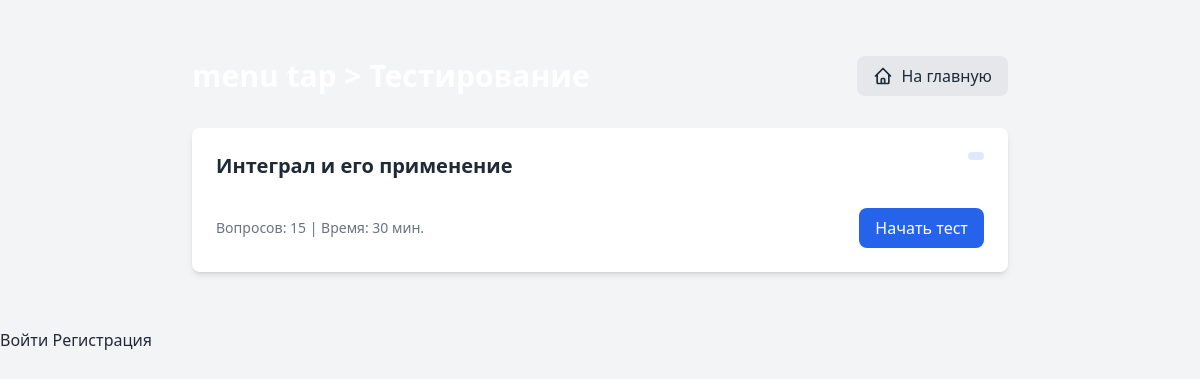
The page /tests/ on the database its author committed.
### core/models.py (models this page shows, shortened)
class Test(models.Model):
    title = models.CharField(max_length=200, verbose_name="Название теста")
    description = models.TextField(verbose_name="Описание", blank=True)
    password = models.CharField(
        max_length=100,
        blank=True,
        null=True,
        verbose_name="Пароль для доступа"
    )
    time_limit = models.PositiveIntegerField(
        verbose_name="Лимит времени (мин)",
        default=30,
        null=True,
        blank=True
    )
    author = models.ForeignKey(settings.AUTH_USER_MODEL, on_delete=models.CASCADE)
    subject = models.ForeignKey(Subject, on_delete=models.SET_NULL, null=True, blank=True)
    created_at = models.DateTimeField(auto_now_add=True)
    updated_at = models.DateTimeField(auto_now=True)
    is_published = models.BooleanField(default=True, verbose_name="Опубликован")
    class Meta:
        verbose_name = "Тест"
        verbose_name_plural = "Тесты"
        ordering = ['-created_at']

### core/views.py (the view)
# urls.py: path('tests/', TestListView.as_view(), name='test_list'),
class TestListView(ListView):
    model = Test
    template_name = 'test/index.html'
    context_object_name = 'tests'
    paginate_by = 10
    def get_queryset(self):
        queryset = super().get_queryset().annotate(
            questions_count=models.Count('questions')
        )
        if search_query := self.request.GET.get('search'):
            queryset = queryset.filter(title__icontains=search_query)
        return queryset
    def get_context_data(self, **kwargs):
        context = super().get_context_data(**kwargs)
        context['search_query'] = self.request.GET.get('search', '')
        return context

### core/templates/test/index.html (shortened to what this page needs)
{% extends 'base.html' %}
{% block content %}
<div class="container mx-auto px-4 py-8">
    <div class="flex justify-between items-center mb-8">
        <h1 class="text-3xl font-bold text-white">
  <a href="{% url 'home' %}" class="hover:text-gray-300 transition-colors duration-300">menu tap</a> &gt; Тестирование
</h1>
        <div class="flex gap-3">
            <a href="{% url 'home' %}"
               class="bg-gray-200 hover:bg-gray-300 text-gray-800 px-4 py-2 rounded-lg flex items-center">
                <svg class="w-5 h-5 mr-2" fill="none" stroke="currentColor" viewBox="0 0 24 24">
                    <path stroke-linecap="round" stroke-linejoin="round" stroke-width="2" d="M3 12l2-2m0 0l7-7 7 7M5 10v10a1 1 0 001 1h3m10-11l2 2m-2-2v10a1 1 0 01-1 1h-3m-6 0a1 1 0 001-1v-4a1 1 0 011-1h2a1 1 0 011 1v4a1 1 0 001 1m-6 0h6"/>
                </svg>
                На главную
            </a>
        </div>
    </div>
    <div class="space-y-6">
        {% for test in tests %}
        <div class="bg-white rounded-lg shadow-md overflow-hidden hover:shadow-lg transition-shadow">
            <div class="p-6">
                <div class="flex justify-between items-start mb-3">
                    <h3 class="text-xl font-bold">
                        <a href="{% url 'test_detail' test.pk %}" class="hover:text-blue-600 transition-colors">
                            {{ test.title }}
                        </a>
                    </h3>
                    <span class="bg-blue-100 text-blue-800 text-xs px-2 py-1 rounded-full">
                    </span>
                </div>
                <div class="flex justify-between items-center">
                    <div class="text-sm text-gray-500">
                        Вопросов: {{ test.questions.count }}
                        {% if test.time_limit %} | Время: {{ test.time_limit }} мин.{% endif %}
                    </div>
                    <a href="{% url 'test_detail' test.pk %}"
                       class="bg-blue-600 hover:bg-blue-700 text-white px-4 py-2 rounded-lg">
                        Начать тест
                    </a>
                </div>
            </div>
        </div>
        {% endfor %}
    </div>
</div>
{% endblock %}

### core/static/css/style.css (style rules this page uses)
.container { display: flex; flex-direction: column; align-self: center; justify-content: center; }

### core/templates/test/index.html (style rules this page uses)
body { background-image: url('https://wallpapercave.com/wp/wp7108498.jpg'); background-size: cover; background-position: center; background-attachment: fixed; }

### rows shown on the page
Test: title "Интеграл и его применение", questions.count "15", time_limit "30"
